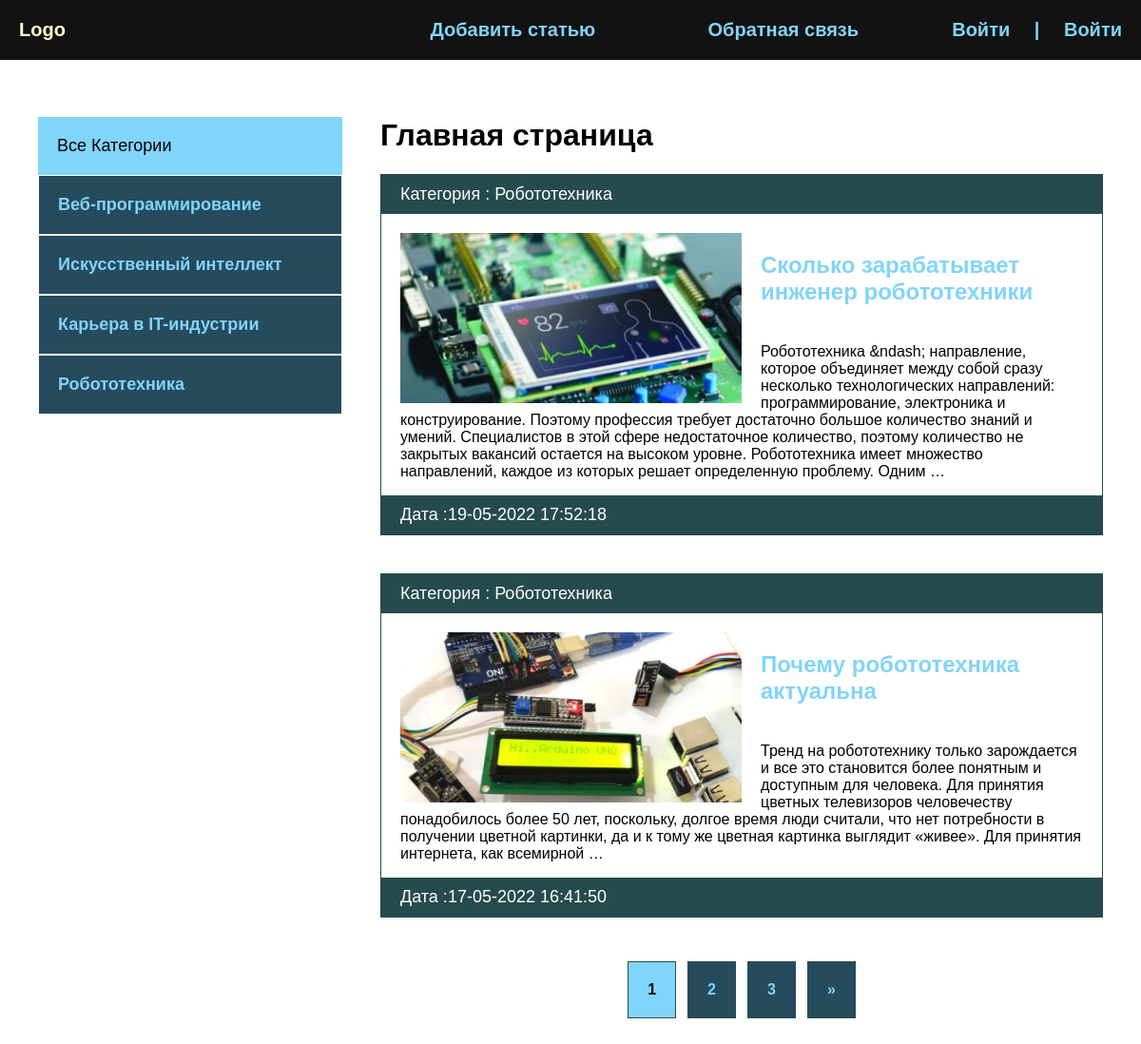
The page / on the database its author committed.
### blog/models.py (models this page shows, shortened)
class Category(models.Model):
    name = models.CharField(max_length=100, db_index=True, verbose_name="Категория")
    slug = models.SlugField(max_length=100, unique=True, db_index=True, verbose_name="URL")
    def __str__(self):
        return self.name
    def get_absolute_url(self):
        return reverse('category', kwargs={'cat_slug': self.slug})
    class Meta:
        verbose_name = "Категория"
        verbose_name_plural = "Категории"

class Blog(models.Model):
    title = models.CharField(max_length=255, verbose_name="Название")
    slug = models.SlugField(max_length=255, unique=True, db_index=True, verbose_name="URL")
    content = models.TextField(blank=True, verbose_name="Контент")
    photo = models.ImageField(upload_to="photos/%Y/%m/%d/", blank=True, verbose_name="Фото")
    time_created = models.DateTimeField(auto_now_add=True, verbose_name="Дата публикации")
    time_update = models.DateTimeField(auto_now=True, verbose_name="Дата обновления")
    is_published = models.BooleanField(default=True, verbose_name="Опублековано")
    cat = models.ForeignKey('Category', on_delete=models.PROTECT, verbose_name="Категория")
    def get_absolute_url(self):
        return reverse('post', kwargs={'post_slug': self.slug})
    class Meta:
        verbose_name = "Новость"
        verbose_name_plural = "Новости"
        ordering = ['-time_created']

### blog/views.py (the view)
# urls.py: path('', BlogHome.as_view(), name='index'),
class BlogHome(DataMixin, ListView):
    model = Blog
    template_name = 'blog/index.html'
    context_object_name = 'posts'
    def get_context_data(self, *, object_list=None, **kwargs):
        context = super().get_context_data(**kwargs)
        c_def = self.get_user_context(title='Главная страница')
        return dict(list(context.items()) + list(c_def.items()))

### blog/utils.py (called while the page is built)
    def get_user_context(self, **kwargs):
        context = kwargs
        cats = Category.objects.annotate(Count('blog'))
        user_menu = menu.copy()
        if not self.request.user.is_authenticated:
            user_menu.pop(0)
        context['menu'] = menu
        context['cats'] = cats
        if 'cat_selected' not in context:
            context['cat_selected'] = 0
        return context

### blog/templates/blog/index.html
{% extends 'blog/base.html' %}
{% block content %}
{% load static %}
<h1>{{title}}</h1>
<ul>
    {% for p in posts %}
    <li>
        <p class="first">Категория : {{ p.cat }}</p>
        <div class="text">
        {% if p.photo %}
            <img class="image" src="{{ p.photo.url }}" alt="">
            {% else %}
            <img src="{% static 'blog/default.jpg' %}" alt="" class="image">
            {% endif %}
            <h2>
            <a href="{{ p.get_absolute_url }}">
                {{ p.title }}
            </a>
        </h2>
        <p>{{ p.content|striptags|truncatewords:50 }}</p>
            </div>
        <p class="date">Дата :{{ p.time_update|date:"d-m-Y H:i:s" }}</p>
    </li>
    {% endfor %}
</ul>
{% endblock %}

### blog/templates/blog/base.html (shortened to what this page needs)
{% load static %}
{% load blog_tags %}
<!DOCTYPE html>
<html lang="en">
<head>
    <link rel="stylesheet" href="{% static 'css/style.css' %}">
</head>
<body>
    <div class="header">
        <div class="wrap">
            <ul class="mainmenu">
                <li class="logo"><a href="{% url 'index' %}">Logo</a></li>
                {% for m in menu %}
                <li class="last"><a href="{% url m.url_name %}">{{ m.title }}</a></li>
                {% endfor %}
                {% if request.user.is_authenticated %}
                <li class="last">{{ user.username }} | <a href="{% url 'logout' %}">Выйти</a></li>
                {% else %}
                <li class="last"><a href="{% url 'register' %}">Войти</a> | <a href="{% url 'login' %}">Войти</a></li>
                {%endif%}
            </ul>
        </div>
    </div>
    <div class="content">
        <div class="wrap">
            <div class="sidebar">
                <ul>
                    {% if cat_selected == 0 %}
                    <li class="selected">Все Категории</li>
                    {% else %}
                    <li><a href="{% url 'index' %}">Все категории</a></li>
                    {% endif %}
                    {% for c in cats %}
                        {%if c.blog__count > 0  %}
                            {% if c.pk == cat_selected %}
                            <li class="selected">{{ c.name }}</li>
                            {% else %}
                            <li><a href="{{ c.get_absolute_url }}">{{c.name}}</a></li>
                            {% endif %}
                        {% endif %}
                    {% endfor %}
                </ul>
            </div>
            <div class="main">
            {% block content %}
            {% endblock %}
                {%if page_obj.has_other_pages %}
                <div>
    <ul class="list-pages">
    {% for p in paginator.page_range %}
        {% if page_obj.number == p %}
            <li class="page-num page-num-selected">{{ p }}</li>
        {% elif p >= page_obj.number|add:-2 and p <= page_obj.number|add:2 %}
            <li class="page-num">
                <a href="?page={{ p }}">{{ p }}</a>
            </li>
        {% endif %}
    {% endfor %}
        {% if page_obj.has_next %}
        <li class="page-num">
            <a href="?page={{ page_obj.next_page_number }}">&raquo;</a>
        </li>
        {% endif %}
    </ul>
    </div>
                {% endif %}
                </div>
                </div>
        </div>
</body>
</html>

### blog/static/css/style.css (style rules this page uses)
body { padding: 0; margin: 0; background: #264b5d; font-family: Verdana, Geneva, Tahoma, sans-serif; }
.wrap { max-width: 1200px; margin: 0 auto; }
.content .wrap { background: #FFF; padding: 40px; box-sizing: border-box; display:flex; }
ul { list-style: none; margin: 0; padding: 0; }
a { color: #81d4fa; text-decoration: none; padding: 20px; display: block; }
.mainmenu { display: flex; align-items: center; font-size: 20px; font-weight: bold; justify-content: space-between; }
.header { background: #121212; }
.logo { flex-basis: 40%; }
.last { color:#81d4fa; flex-basis: 30%; text-align: right; }
.sidebar ul { width:320px; margin-right:40px; margin-top:20px; }
.sidebar a { padding:20px; display:block; border:1px solid #FFF; background:#264b5d; font-weight:bold; font-size:18px }
.selected { font-size:18px; padding:20px; border 1px solid #FFF; background: #81d4fa }
.main li { border: 1px solid #264b4d; margin-bottom:40px; }
.first, .date { padding:10px 20px; background:#264b4d; font-size: 18px; color:#FFF; margin:0; }
.image { float:left; margin-right:20px; max-width:50% }
.text { padding: 20px 20px 0; }
.text h2 { margin-top:0; }
.text a { padding-left:0; }
.list-pages { display:flex; justify-content:center; }
.list-pages .page-num-selected { background: #81d4fa; padding:20px; }
.list-pages a { background:#264b5d; padding:20px; display:block; color#FFF; }
.page-num { margin:6px; font-weight:bold; }
.last a { display:inline; }

### rows shown on the page
Category: name "Веб-программирование"
Category: name "Искусственный интеллект"
Category: name "Карьера в IT-индустрии"
Category: name "Робототехника"
Blog: cat "Робототехника", photo (picture), title "Сколько зарабатывает инженер робототехники", content "Робототехника &ndash; направление, которое объединяет между собой сразу несколько технологических направлений: программирование, электроника и конструирование. Поэтому профессия требует достаточно большое количество знаний и умений. Специалистов в этой сфере недостаточное количество, поэтому количество не закрытых вакансий остается на высоком уровне. Робототехника имеет множество направлений, каждое из которых решает определенную проблему. Одним …", time_update "19-05-2022 17:52:18"
Blog: cat "Робототехника", photo (picture), title "Почему робототехника актуальна", content "Тренд на робототехнику только зарождается и все это становится более понятным и доступным для человека. Для принятия цветных телевизоров человечеству понадобилось более 50 лет, поскольку, долгое время люди считали, что нет потребности в получении цветной картинки, да и к тому же цветная картинка выглядит «живее». Для принятия интернета, как всемирной …", time_update "17-05-2022 16:41:50"

### other values the page prints
{{ m.title }} "Добавить статью" "Обратная связь"
{{ title }} "Главная страница"
{{ p }} "1"
{{ p }} "2" "3"
